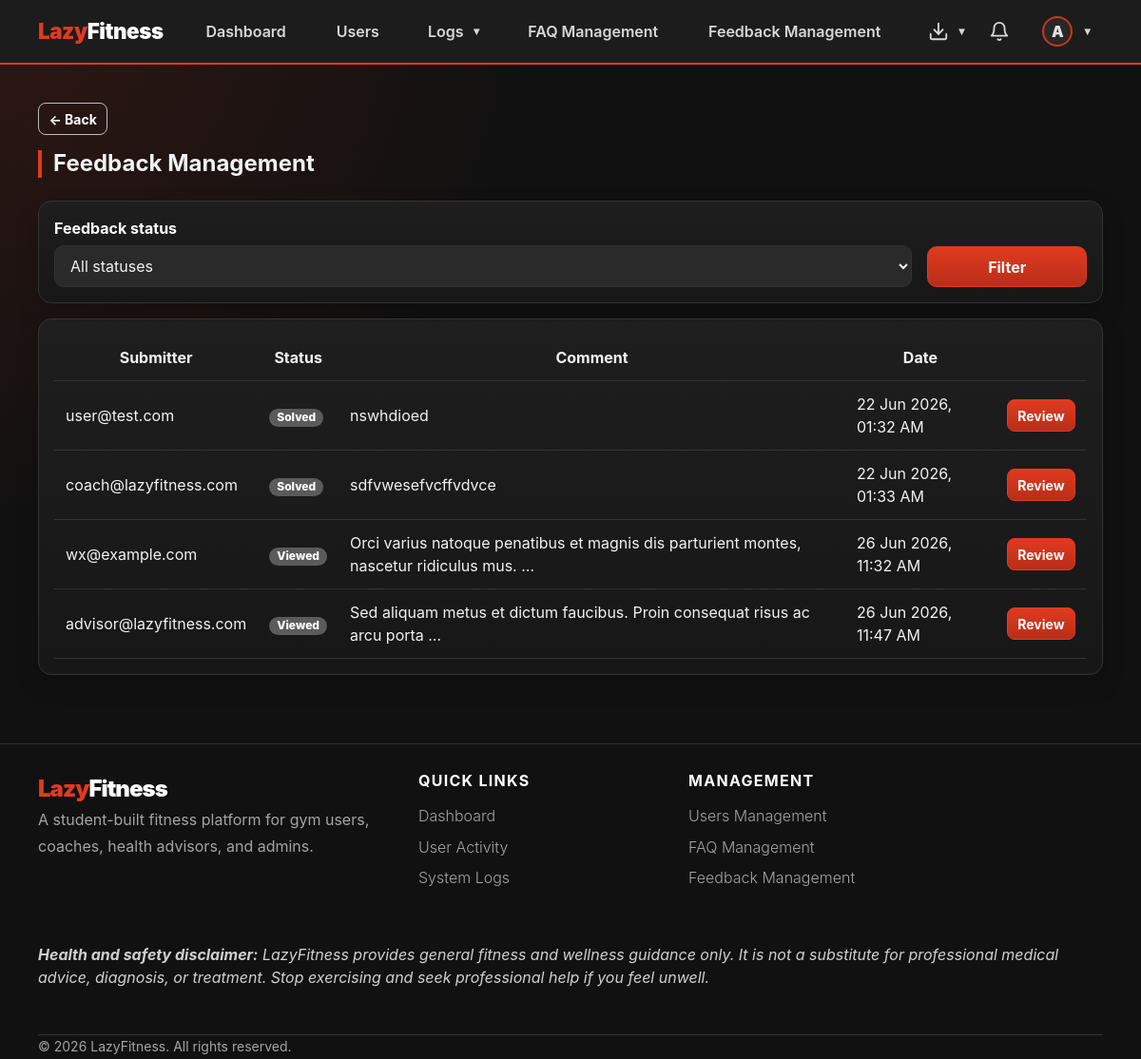
Screenshot of /admin-panel/feedback/ (signed in) with the database file from the repository.
### apps/accounts/models.py (models this page shows, shortened)
class User(AbstractBaseUser, PermissionsMixin):
    ROLE_CHOICES = [
        ('gym_user',       'Gym User'),
        ('fitness_coach',  'Fitness Coach'),
        ('health_advisor', 'Health Advisor'),
        ('admin',          'Admin'),
    ]
    username_validator = RegexValidator(
        regex=r'^[\w.@+-]+$',
        message='Username may contain letters, numbers, and @/./+/-/_ characters only.',
    )
    username    = models.CharField(max_length=150, unique=True, validators=[username_validator])
    email       = models.EmailField(unique=True)
    profile_picture = models.ImageField(
        upload_to='profile_pictures/',
        blank=True,
        null=True,
        help_text='Optional profile picture used across LazyFitness.',
    )
    role        = models.CharField(max_length=20, choices=ROLE_CHOICES)
    is_active   = models.BooleanField(default=True)   # userStatus
    is_staff    = models.BooleanField(default=False)
    date_joined = models.DateTimeField(auto_now_add=True)
    USERNAME_FIELD  = 'username'
    REQUIRED_FIELDS = ['email', 'role']
    objects = UserManager()
    @property
    def display_name(self):
        profile_fields = [
            ('gymuser', 'user_name'),
            ('coach', 'coach_name'),
            ('healthadvisor', 'advisor_name'),
            ('adminprofile', 'admin_name'),
        ]
        for relation, field in profile_fields:
            try:
                profile = getattr(self, relation)
            except Exception:
                profile = None
            value = getattr(profile, field, '') if profile else ''
            if value:
                return value
        return self.username or self.email
    @property
    def avatar_initial(self):
        name = self.display_name or self.username or self.email or '?'
        return name.strip()[:1].upper()
    @property
    def is_gym_user(self):
        return self.role == 'gym_user'
    @property
    def is_coach(self):
        return self.role == 'fitness_coach'
    @property
    def is_health_advisor(self):
        return self.role == 'health_advisor'
    @property
    def is_admin_user(self):
        return self.role == 'admin'

### apps/admin_panel/models.py (models this page shows, shortened)
class AdminProfile(models.Model):
    user = models.OneToOneField(User, on_delete=models.CASCADE, primary_key=True)
    admin_name = models.CharField(max_length=255)

class Feedback(models.Model):
    TYPE_CHOICES = [
        ('bug_report', 'Report Bug'),
        ('feature_request', 'Feature Request'),
        ('user_report', 'Report User'),
        ('account_issue', 'Account Issue'),
        ('system_performance', 'System Performance'),
        ('general_inquiry', 'General Inquiry'),
        ('other', 'Other'),
    ]
    STATUS_CHOICES = [
        ('unsolved', 'Unsolved'),
        ('viewed', 'Viewed'),
        ('solved', 'Solved'),
    ]
    submitter = models.ForeignKey(User, on_delete=models.CASCADE)
    title = models.CharField(max_length=255)
    comment = models.TextField()
    feedback_type = models.CharField(max_length=30, choices=TYPE_CHOICES, default='general_inquiry')
    attachment = models.FileField(upload_to='feedback_attachments/', blank=True, null=True)
    status = models.CharField(max_length=15, choices=STATUS_CHOICES, default='unsolved')
    viewed_at = models.DateTimeField(null=True, blank=True)
    created_at = models.DateTimeField(auto_now_add=True)

### apps/admin_panel/views.py (the view)
# urls.py: path('feedback/', views.feedback_list, name='feedback_list'),
@admin_required
def feedback_list(request):
    status = request.GET.get('status', '')
    feedbacks = Feedback.objects.select_related('submitter')
    if status:
        feedbacks = feedbacks.filter(status=status)
    page_obj, page_query = paginate(request, feedbacks, per_page=20)
    return render(request, 'admin_panel/feedback_list.html', {'feedbacks': page_obj.object_list, 'page_obj': page_obj, 'page_query': page_query, 'status': status, 'status_choices': Feedback.STATUS_CHOICES})

### apps/gym_user/messaging.py (called while the page is built)
def unread_count_for_user(user, conversations=None):
    qs = Message.objects.exclude(sender=user).exclude(read_by=user)
    if conversations is not None:
        qs = qs.filter(conversation__in=conversations)
    else:
        qs = qs.filter(conversation__participants=user)
    return qs.distinct().count()

### lazyfitness/view_helpers.py (called while the page is built)
def paginate(request, queryset_or_list, per_page=10):
    paginator = Paginator(queryset_or_list, per_page)
    page_obj = paginator.get_page(request.GET.get('page'))
    params = request.GET.copy()
    params.pop('page', None)
    return page_obj, params.urlencode()

def role_fallback_url(user):
    if getattr(user, 'is_authenticated', False):
        if getattr(user, 'role', '') == 'gym_user':
            return reverse('gym_user:dashboard')
        if getattr(user, 'role', '') == 'fitness_coach':
            return reverse('coach:dashboard')
        if getattr(user, 'role', '') == 'health_advisor':
            return reverse('health_advisor:dashboard')
        if getattr(user, 'role', '') == 'admin':
            return reverse('admin_panel:dashboard')
    return reverse('landing')

### templates/admin_panel/feedback_list.html (shortened to what this page needs)
{% extends "shared/base.html" %}
{% block content %}
<h2 class="section-title">Feedback Management</h2>
<div class="card p-3 mb-3">
    <form method="get" class="row g-2 align-items-end">
        <div class="col-md-10">
            <label class="form-label" for="status">Feedback status</label>
            <select id="status" class="form-select" name="status">
                <option value="">All statuses</option>
            </select>
        </div>
        <div class="col-md-2">
            <button class="btn btn-primary w-100">Filter</button>
        </div>
    </form>
</div>
<div class="card p-3">
    <div class="table-responsive">
        <table class="table table-dark table-hover">
            <thead>
                <tr>
                    <th>Submitter</th>
                    <th>Status</th>
                    <th>Comment</th>
                    <th>Date</th>
                    <th></th>
                </tr>
            </thead>
            <tbody>
                {% for item in feedbacks %}
                    <tr>
                        <td>{{ item.submitter.email }}</td>
                        <td><span class="badge bg-secondary">{{ item.get_status_display }}</span></td>
                        <td>{{ item.comment|truncatewords:12 }}</td>
                        <td>{{ item.created_at|date:"d M Y, h:i A" }}</td>
                        <td><a class="btn btn-sm btn-primary" href="{% url 'admin_panel:feedback_detail' item.id %}">Review</a></td>
                    </tr>
                {% empty %}
                    <tr>
                        <td colspan="5" class="text-center text-secondary">No feedback submitted yet.</td>
                    </tr>
                {% endfor %}
            </tbody>
        </table>
    </div>
</div>
{% endblock %}

### templates/shared/base.html (shortened to what this page needs)
{% load static %}
<!DOCTYPE html>
<html lang="en">
<head>
  <link href="{% static 'css/lazyfitness.css' %}" rel="stylesheet">
</head>
<body>
<nav class="navbar navbar-expand-lg navbar-dark sticky-top" aria-label="Primary navigation">
  <div class="container nav-container">
    {% if user.is_authenticated %}
      {% if user.is_gym_user %}
        <a class="navbar-brand" href="{% url 'gym_user:dashboard' %}">Lazy<span class="text-white">Fitness</span></a>
      {% elif user.is_coach %}
        <a class="navbar-brand" href="{% url 'coach:dashboard' %}">Lazy<span class="text-white">Fitness</span></a>
      {% elif user.is_health_advisor %}
        <a class="navbar-brand" href="{% url 'health_advisor:dashboard' %}">Lazy<span class="text-white">Fitness</span></a>
      {% elif user.is_admin_user %}
        <a class="navbar-brand" href="{% url 'admin_panel:dashboard' %}">Lazy<span class="text-white">Fitness</span></a>
      {% else %}
        <a class="navbar-brand" href="{% url 'landing' %}">Lazy<span class="text-white">Fitness</span></a>
      {% endif %}
    {% else %}
      <a class="navbar-brand" href="{% url 'landing' %}">Lazy<span class="text-white">Fitness</span></a>
    {% endif %}
    <div class="navbar-collapse collapse" id="nav">
      {% if user.is_authenticated %}
        <ul class="navbar-nav main-nav mx-auto align-items-lg-center justify-content-lg-center flex-grow-1 gap-lg-4 px-lg-3 flex-nowrap">
          {% if user.is_gym_user %}
            <li class="nav-item"><a class="nav-link" href="{% url 'gym_user:dashboard' %}">Dashboard</a></li>
            <li class="nav-item dropdown profile-hover-dropdown">
              <a class="nav-link dropdown-toggle" href="#" data-lf-toggle="dropdown" role="button" aria-expanded="false">My Fitness</a>
              <ul class="dropdown-menu dropdown-menu-dark profile-centered-menu">
                <li><a class="dropdown-item" href="{% url 'gym_user:workout_select' %}">Workouts</a></li>
                <li><a class="dropdown-item" href="{% url 'gym_user:schedule' %}">Schedule</a></li>
                <li><a class="dropdown-item" href="{% url 'gym_user:progress' %}">Progress</a></li>
              </ul>
            </li>
            <li class="nav-item"><a class="nav-link" href="{% url 'gym_user:recommendation_list' %}">Health Recommendations</a></li>
            <li class="nav-item"><a class="nav-link" href="{% url 'accounts:submit_feedback' %}">Feedback</a></li>
            <li class="nav-item"><a class="nav-link" href="{% url 'faq_public' %}">FAQ</a></li>
          {% elif user.is_admin_user %}
            <li class="nav-item"><a class="nav-link" href="{% url 'admin_panel:dashboard' %}">Dashboard</a></li>
            <li class="nav-item"><a class="nav-link" href="{% url 'admin_panel:user_list' %}">Users</a></li>
            <li class="nav-item dropdown profile-hover-dropdown">
              <a class="nav-link dropdown-toggle" href="#" data-lf-toggle="dropdown" role="button" aria-expanded="false">Logs</a>
            </li>
            <li class="nav-item"><a class="nav-link" href="{% url 'admin_panel:faq_list' %}">FAQ Management</a></li>
            <li class="nav-item"><a class="nav-link" href="{% url 'admin_panel:feedback_list' %}">Feedback Management</a></li>
          {% endif %}
        </ul>
        <ul class="navbar-nav nav-actions ms-lg-auto align-items-center gap-2 gap-lg-3 flex-row flex-nowrap justify-content-end">
          {% if user.is_admin_user %}
            <li class="nav-item dropdown profile-hover-dropdown ms-2">
              <a class="nav-link nav-icon-link dropdown-toggle" href="#" data-lf-toggle="dropdown" role="button" aria-expanded="false" aria-label="Exports">
                <div class="icon-wrapper">
                  <svg width="22" height="22" viewBox="0 0 24 24" fill="none" stroke="currentColor" stroke-width="2" stroke-linecap="round" stroke-linejoin="round">
                    <path d="M21 15v4a2 2 0 0 1-2 2H5a2 2 0 0 1-2-2v-4"></path>
                    <polyline points="7 10 12 15 17 10"></polyline>
                    <line x1="12" y1="15" x2="12" y2="3"></line>
                  </svg>
                </div>
              </a>
            </li>
          {% endif %}
          <li class="nav-item">
            <a class="nav-link nav-icon-link" href="{% url 'accounts:notifications' %}" title="Notifications">
              <div class="icon-wrapper">
                <svg width="22" height="22" viewBox="0 0 24 24" fill="none" stroke="currentColor" stroke-width="2" stroke-linecap="round" stroke-linejoin="round"><path d="M18 8A6 6 0 0 0 6 8c0 7-3 9-3 9h18s-3-2-3-9"></path><path d="M13.73 21a2 2 0 0 1-3.46 0"></path></svg>
              </div>
            </a>
          </li>
          <li class="nav-item dropdown profile-hover-dropdown ms-1 flex-shrink-0">
            <a class="nav-link d-flex align-items-center gap-2 dropdown-toggle" href="#" role="button" data-lf-toggle="dropdown" aria-expanded="false">
              {% if user.profile_picture %}
                <img src="{{ user.profile_picture.url }}" alt="{{ user.username }} profile picture" class="rounded-circle avatar-sm">
              {% else %}
                <span class="avatar-initial-sm">{{ user.avatar_initial }}</span>
              {% endif %}
            </a>
          </li>
        </ul>
      {% endif %}
    </div>
  </div>
</nav>
<main class="container mt-4 pb-5">
  {% if user.is_authenticated %}
    <div class="mb-3">
      <button class="btn btn-outline-light btn-sm" type="button" data-lf-back data-fallback="{{ nav_back_fallback|default:'/' }}">← Back</button>
    </div>
  {% endif %}
  {% block content %}{% endblock %}
</main>
<footer class="site-footer py-5 mt-4">
  <div class="container">
    <div class="row gy-4">
      <div class="col-lg-6 col-md-12 footer-brand">
        <div class="footer-logo">Lazy<span>Fitness</span></div>
        <p class="footer-copy text-muted pe-lg-5">A student-built fitness platform for gym users, coaches, health advisors, and admins.</p>
      </div>
      {% if user.is_authenticated %}
        <div class="col-lg-3 col-md-6">
          <h5 class="footer-heading">Quick Links</h5>
          <ul class="footer-links">
            {% if user.is_gym_user %}
              <li class="footer-link"><a href="{% url 'gym_user:dashboard' %}">Dashboard</a></li>
              <li class="footer-link"><a href="{% url 'gym_user:workout_select' %}">Workouts</a></li>
              <li class="footer-link"><a href="{% url 'gym_user:schedule' %}">Schedule</a></li>
              <li class="footer-link"><a href="{% url 'gym_user:progress' %}">Progress</a></li>
              <li class="footer-link"><a href="{% url 'gym_user:recommendation_list' %}">Health Recommendations</a></li>
            {% elif user.is_admin_user %}
              <li class="footer-link"><a href="{% url 'admin_panel:dashboard' %}">Dashboard</a></li>
              <li class="footer-link"><a href="{% url 'admin_panel:login_activity_list' %}">User Activity</a></li>
              <li class="footer-link"><a href="{% url 'admin_panel:system_log_list' %}">System Logs</a></li>
            {% endif %}
          </ul>
        </div>
        <div class="col-lg-3 col-md-6">
          {% if user.is_admin_user %}
            <h5 class="footer-heading">Management</h5>
            <ul class="footer-links">
              <li class="footer-link"><a href="{% url 'admin_panel:user_list' %}">Users Management</a></li>
              <li class="footer-link"><a href="{% url 'admin_panel:faq_list' %}">FAQ Management</a></li>
              <li class="footer-link"><a href="{% url 'admin_panel:feedback_list' %}">Feedback Management</a></li>
            </ul>
          {% else %}
            <h5 class="footer-heading">Support</h5>
            <ul class="footer-links">
              <li class="footer-link"><a href="{% url 'accounts:submit_feedback' %}">Feedback</a></li>
              <li class="footer-link"><a href="{% url 'faq_public' %}">FAQ</a></li>
            </ul>
          {% endif %}
        </div>
      {% endif %}
    </div>
    <div class="lf-footer-disclaimer py-4 mt-4"><i>
        <strong>Health and safety disclaimer:</strong>
        LazyFitness provides general fitness and wellness guidance only. It is not a substitute for professional medical advice, diagnosis, or treatment. Stop exercising and seek professional help if you feel unwell.
    </i></div>
    <div class="footer-bottom mt-4 pt-4 border-top">
      <p class="footer-copy small mb-0">© {% now "Y" %} LazyFitness. All rights reserved.</p>
    </div>
  </div>
</footer>
</body>
</html>

### rows the page displays
User: avatar_initial "A"
Feedback: submitter.email "user@test.com", status "Solved", comment "nswhdioed", created_at "22 Jun 2026, 01:32 AM"
Feedback: submitter.email "coach@lazyfitness.com", status "Solved", comment "sdfvwesefvcffvdvce", created_at "22 Jun 2026, 01:33 AM"
Feedback: submitter.email "wx@example.com", status "Viewed", comment "Orci varius natoque penatibus et magnis dis parturient montes, nascetur ridiculus mus. …", created_at "26 Jun 2026, 11:32 AM"
Feedback: submitter.email "advisor@lazyfitness.com", status "Viewed", comment "Sed aliquam metus et dictum faucibus. Proin consequat risus ac arcu porta …", created_at "26 Jun 2026, 11:47 AM"
